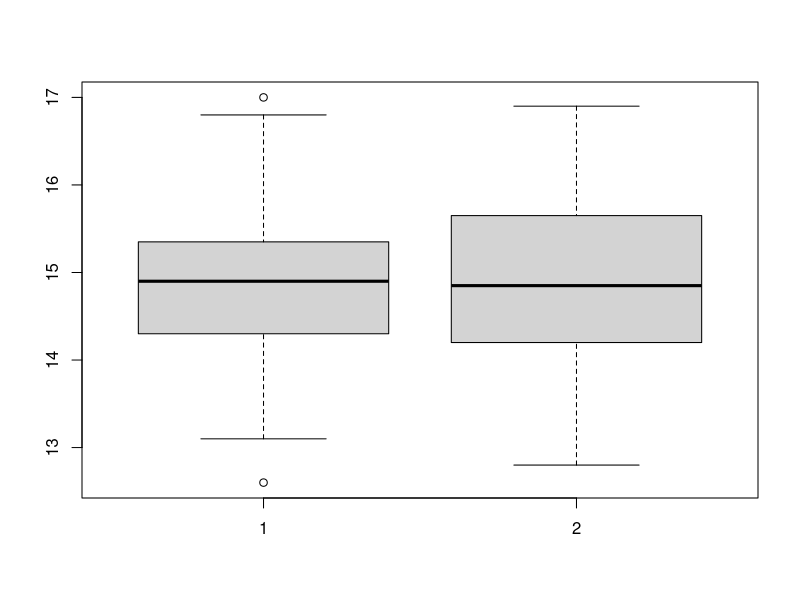

The R script that drew this image:
viscosities <- c(
	13.3, 14.5, 15.3, 15.3, 14.3, 14.8, 15.2, 14.5, 14.6, 14.1,
	14.3, 16.1, 13.1, 15.5, 12.6, 14.6, 14.3, 15.4, 15.2, 16.8,
	14.9, 13.7, 15.2, 14.5, 15.3, 15.6, 15.8, 13.3, 14.1, 15.4,
	15.2, 15.2, 15.9, 16.5, 14.8, 15.1, 17.0, 14.9, 14.8, 14.0,
	15.8, 13.7, 15.1, 13.4, 14.1, 14.8, 14.3, 14.3, 16.4, 16.9,
	14.2, 16.9, 14.9, 15.2, 14.4, 15.2, 14.6, 16.4, 14.2, 15.7,
	16.0, 14.9, 13.6, 15.3, 14.3, 15.6, 16.1, 13.9, 15.2, 14.4,
	14.0, 14.4, 13.7, 13.8, 15.6, 14.5, 12.8, 16.1, 16.6, 15.6)
				 
boxplot(viscosities[c(1:40)], viscosities[c(41:80)])
